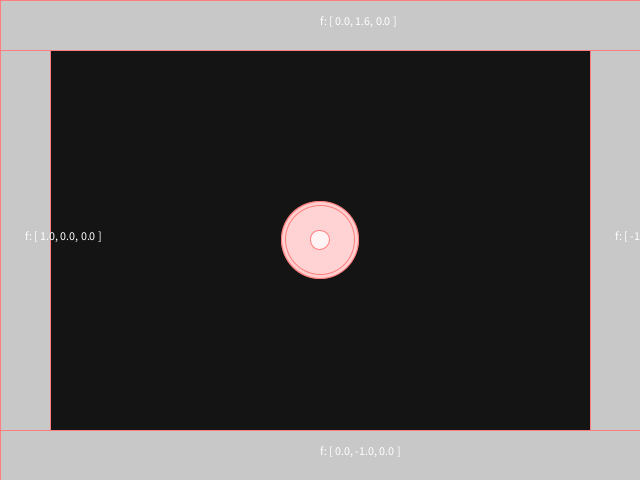
Frame 1 (no input)
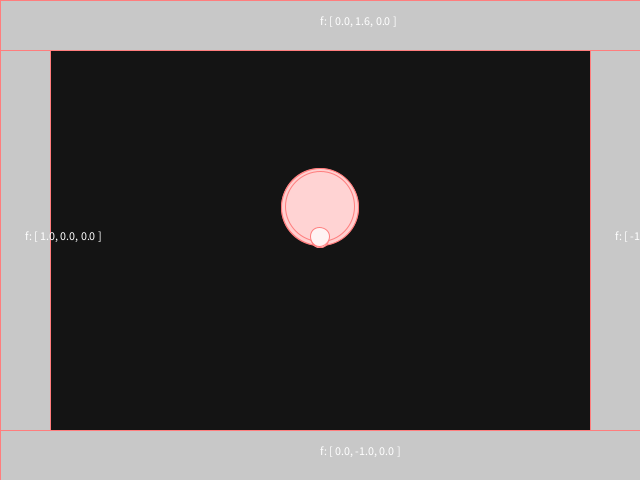
Frame 60 (the mouse pressed at the canvas centre just before this capture)
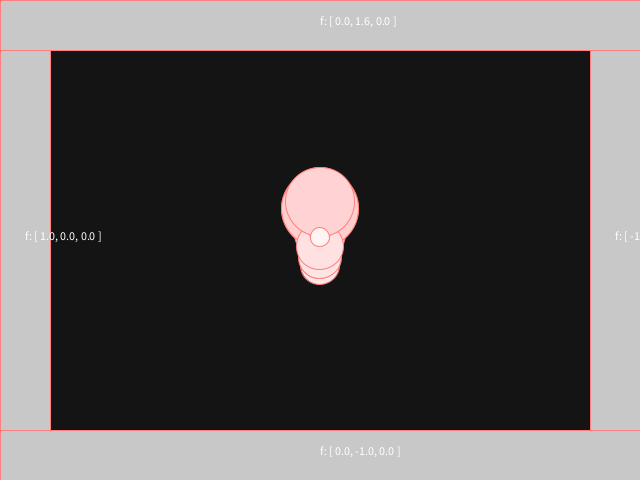
Frame 120 (the mouse held since frame 60 and released just before this capture)

The Processing sketch that drew these frames (run headless with seeded random() and noise(); from frame 60 on, the mouse is pressed at the canvas centre):

// Processing sketch: excercise2_3
// ── excercise2_3.pde
Mover[] m = new Mover[25];
ForceBar[] fbar = new ForceBar[4];
//define forces
final PVector grav = new PVector(0,0.35,0);
final PVector wind = new PVector(0.2,0,0);
void setup(){
  size(640, 480);
  Init();
}

void Init(){
  for(int i=0; i<m.length; i++)
    m[i] = new Mover(width*0.5,height*0.5, random(1, 5));
  fbar[0] = new ForceBar(0, 0, 50, height, 1, 0);
  fbar[1] = new ForceBar(width-50, 0, 50, height, -1.3, 0);
  fbar[2] = new ForceBar(0, 0, width, 50, 0, 1.6);
  fbar[3] = new ForceBar(0, height-50, width, 50, 0, -1);
}

void draw(){
  Update();
  background(20);
  Draw();
}

void Update(){
  //Update movers
  //Apply Force towards movers
  for(int i=0; i<m.length; i++){
    if(mousePressed) m[i].applyForce(getForceMoused(m[i].location));
    m[i].applyForce(fbar[0].getForceWidth(m[i].location));
    m[i].applyForce(fbar[1].getForceWidth(m[i].location));
    m[i].applyForce(fbar[2].getForceHeight(m[i].location));
    m[i].applyForce(fbar[3].getForceHeight(m[i].location));
    m[i].Update();
  }
}

PVector getForceMoused(PVector targetObj){
  PVector f = new PVector(mouseX-targetObj.x, mouseY-targetObj.y);
  f.normalize();
  f.mult(1);
  return f;
}

void Draw(){
  //Draw Force Bar
  for(int i=0; i<fbar.length; i++)
    fbar[i].Draw();
  //Draw Mover
  for(int i=0; i<m.length; i++)
    m[i].Draw();
}

void keyPressed(){
  if(key == ' ' || key == 'r')
    Init();
}
// ── ForceBar.pde
class ForceBar{
  PVector location;
  PVector force;
  float range;
  float w, h;
  
  public ForceBar(float x, float y, float _w, float _h, float fx, float fy){
    location = new PVector(x, y);
    force = new PVector(fx, fy);
    range = 250;
    w = _w;
    h = _h;
  }
  
  public PVector getForceWidth(PVector targetObj){
    float dist = getDistWidth(targetObj);
    if(dist < range){
      return PVector.mult(force, (range - dist)/range);
    }
    return new PVector(0,0,0);
  }
  
  public PVector getForceHeight(PVector targetObj){
    float dist = getDistHeight(targetObj);
    if(dist < range){
      return PVector.mult(force, (range - dist)/range);
    }
    return new PVector(0,0,0);
  }
  
  public boolean isCollided(PVector targetObj){
    boolean condition;
    condition = location.x < targetObj.x;
    condition &= location.x+w > targetObj.x;
    return condition;
  }
  
  public float getDistEllipse(PVector targetObj){
    float x = targetObj.x - location.x;
    float y = targetObj.y - location.y;
    float r = mag(x, y);
    return r;
  }
  public float getDistWidth(PVector targetObj){
    return abs(targetObj.x - location.x);
  }
  public float getDistHeight(PVector targetObj){
    return abs(targetObj.y - location.y);
  }
  
  public void Draw(){
    fill(200);
    stroke(255,125,125);
    rect(location.x, location.y, w, h);
    fill(255);
    text("f: "+force, location.x+w*0.5, location.y+h*0.5);
  }
}
// ── Mover.pde
class Mover{
  PVector acceleration;
  PVector velocity;
  PVector location;
  float mass;
  color c;
  //radius
  float radius;
  public Mover(float x, float y, float _mass){
    acceleration = new PVector(0,0,0);
    velocity = new PVector(0,0,0);
    location = new PVector(x, y, 0);
    mass = _mass;
    if(mass*10 < 255) c = color(255,255-mass*10,255-mass*10);
    else c = color(0);
    //radius
    radius = 16;
  }
  
  public void Update(){
    //newton method
    velocity.add(acceleration);
    velocity.limit(10);
    location.add(velocity);
    acceleration.mult(0); //init acc
    //check edges
    checkEdge();
  }
  
  public void applyForce(PVector force){
    PVector acc = PVector.div(force, mass);
    acceleration.add(acc);
  }
  
  private void checkEdge(){
    if(location.x < 0){
      location.x = 0;
      velocity.x *= -1;
    }
    if(location.x > width){
      location.x = width;
      velocity.x *= -1;
    }
    if(location.y < 0){
      location.y = 0;
      velocity.y *= -1;
    }
    if(location.y > height){
      location.y = height;
      velocity.y *= -1;
    }
  }
  
  public void Draw(){
    fill(c);
    stroke(255,125,125);
    ellipse(location.x, location.y, mass*radius, mass*radius);
  }
  
  public PVector getLocation(){
    return location;
  }
}
